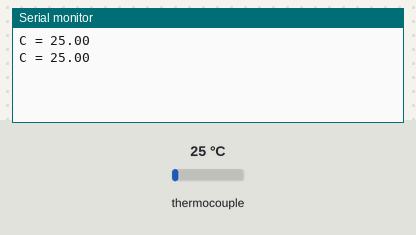
A sketch run on a simulated ESP8266 (NodeMCU). Shown: the last lines printed to the serial monitor. Inputs (shaded band) come from the test bench; at power-on: thermocouple 25 °C.

Above: at 3.2 s.
3.3 s: thermocouple set to 6 °C
At 4.4 s:
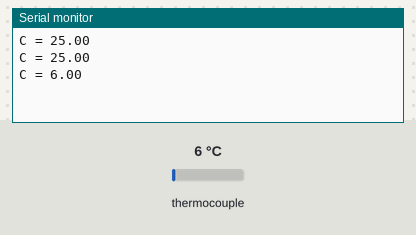
4.8 s: thermocouple set to 75 °C
At 5.8 s:
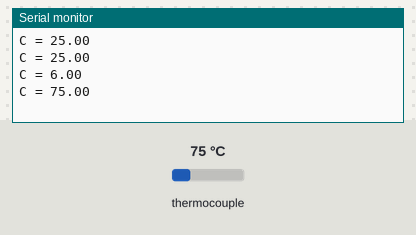
Timing chart, 0 to 7.8 s (numbered marks = the images above; inputs shaded):
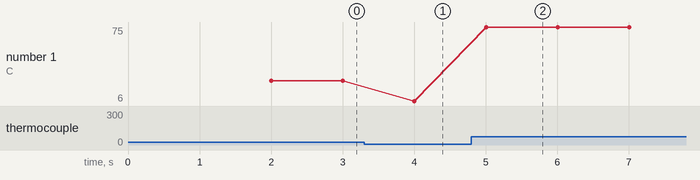

Measured:
- after the input at 3.3 s, the serial monitor: prints a new line after 0.70 s (image 1)
- after the input at 4.8 s, the serial monitor: prints a new line after 0.20 s (image 2)
- plotted number 1: 25 → 6 after the input at 3.3 s, 6 → 75 after the input at 4.8 s

The sketch:

Thermocuple_MAX6675.ino
```cpp
 /*
 *  Author: Asaf Chertkoff (asaf.chertkoff at gmail.com)
 *  SoC tested: ESP-12E 8266 nodeMCU
 *
 *  2/3/2021
 *  Reference:
 *  Configure nodeMCU:
 *  https://create.arduino.cc/projecthub/electropeak/getting-started-w-nodemcu-esp8266-on-arduino-ide-28184f
 *
 */

#include <max6675.h>
#include <Wire.h>

int ktcSO = D2;
int ktcCS = D3;
int ktcCLK = D4;

MAX6675 ktc(ktcCLK, ktcCS, ktcSO);

void setup() {
  Serial.begin(9600);
  delay(2000);
}

void loop() {
   float DC = ktc.readCelsius();

   Serial.print("C = ");
   Serial.print(ktc.readCelsius());
   Serial.println();
//

 delay(1000);
}
```
